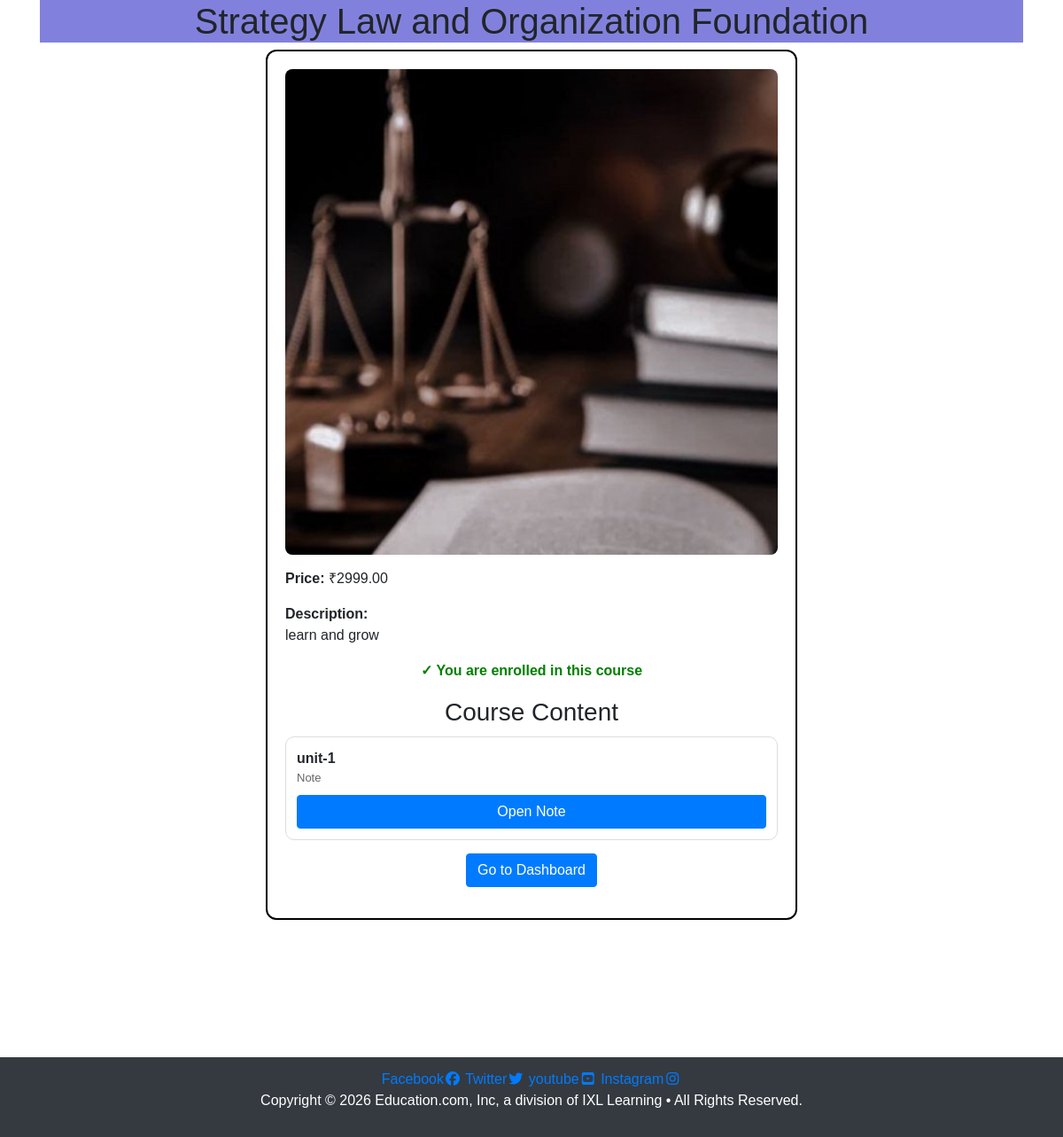
The app's page /course/3/ (signed in) with its own data.
### myapp/models.py (models this page shows, shortened)
class Courses(models.Model):
    user=models.ForeignKey('auth.user',on_delete=models.CASCADE)
    product_name=models.CharField(max_length=200)
    description=models.TextField(null=True)
    qty=models.IntegerField(default=1)
    product_image=models.ImageField(upload_to='product_images/',blank=True,null=True)
    price=models.DecimalField(max_digits=10,decimal_places=2)

class CourseContent(models.Model):
    CONTENT_NOTE = 'note'
    CONTENT_VIDEO = 'video'
    CONTENT_QUIZ = 'quiz'
    CONTENT_TYPE_CHOICES = [
        (CONTENT_NOTE, 'Note'),
        (CONTENT_VIDEO, 'Video'),
        (CONTENT_QUIZ, 'Quiz'),
    ]
    course = models.ForeignKey('Courses', on_delete=models.CASCADE, related_name='contents')
    content_type = models.CharField(max_length=10, choices=CONTENT_TYPE_CHOICES)
    title = models.CharField(max_length=250)
    note_file = models.FileField(upload_to='course_notes/', blank=True, null=True)
    video_file = models.FileField(upload_to='course_videos/', blank=True, null=True)
    quiz_question = models.CharField(max_length=500, blank=True, null=True)
    quiz_answer = models.CharField(max_length=500, blank=True, null=True)
    created_by = models.ForeignKey('auth.User', on_delete=models.SET_NULL, null=True, blank=True)
    created_at = models.DateTimeField(auto_now_add=True)

### myapp/views.py (the view)
# urls.py: path('course/<int:course_id>/', course_detail, name='course_detail'),
def course_detail(request, course_id):
    course = get_object_or_404(Courses, id=course_id)
    is_enrolled = False
    contents = []
    if request.user.is_authenticated and not request.user.is_staff:
        is_enrolled = Enrollment.objects.filter(student=request.user, course=course).exists()
        if is_enrolled:
            contents = CourseContent.objects.filter(course=course).order_by('-created_at')
    return render(request, 'pages/coursedetail.html', {
        'course': course,
        'is_enrolled': is_enrolled,
        'contents': contents,
    })

### myapp/templates/pages/coursedetail.html (shortened to what this page needs)
{% extends 'base.html' %}
{% load static %}
{% block content %}
<section class="carddesc">
    <div class="container">
        <h1 style="text-align: center; background-color: rgb(129, 129, 221);">{{ course.product_name }}</h1>
        <div class="box" style="margin:0 auto; max-width:600px; border:2px solid black; border-radius: 12px; padding: 20px;">
            {% if course.product_image %}
                <img src="{{ course.product_image.url }}" alt="{{ course.product_name }}" style="width:100%; border-radius: 8px;">
            {% endif %}
            <p style="margin-top:15px;"><strong>Price:</strong> ₹{{ course.price }}</p>
            <p class="desc">
                <strong>Description:</strong><br>
                {{ course.description|default:"No description available yet." }}
            </p>
{% if request.user.is_authenticated %}
                {% if is_enrolled %}
                    <p style="text-align:center; font-weight:bold; color: green;">✓ You are enrolled in this course</p>
                    <div style="margin-top:18px;">
                        <h3 style="text-align:center; margin-bottom:10px;">Course Content</h3>
                        {% if contents %}
                            {% for item in contents %}
                                <div style="border:1px solid #ddd; border-radius:10px; padding:12px; margin:10px 0;">
                                    <div style="font-weight:bold;">{{ item.title }}</div>
                                    <div style="color:#666; font-size:13px;">{{ item.get_content_type_display }}</div>
                                    {% if item.content_type == 'note' %}
                                        {% if item.note_file %}
                                            <a href="{{ item.note_file.url }}" class="btn btn-primary" style="margin-top:10px;">Open Note</a>
                                        {% endif %}
                                    {% endif %}
                                </div>
                            {% endfor %}
                        {% else %}
                            <p style="text-align:center; color:#666;">No content added yet by faculty.</p>
                        {% endif %}
                    </div>
                    <a href="{% url 'studentdashboard' %}" class="btn btn-primary" style="display:block; width:fit-content; margin:15px auto;">Go to Dashboard</a>
                {% else %}
                    <form method="post" action="{% url 'enroll_course' course.id %}" style="text-align:center;">
                        {% csrf_token %}
                        <button type="submit" class="btn btn-primary" style="margin:15px auto;">Enroll Now</button>
                    </form>
                {% endif %}
            {% else %}
                <p style="text-align:center;">
                    <a href="{% url 'userlogin' %}">Log in</a> to enroll in this course.
                </p>
            {% endif %}
        </div>
    </div>
</section>
{% endblock %}

### myapp/static/style/style.css (style rules this page uses)
html, body { overflow-x: hidden; max-width: 100%; scroll-behavior: smooth; font-family:Arial, Helvetica, sans-serif; }
@media (max-width:2560px) { body { display: flex; flex-direction: column; min-height: 100vh; } }
@media (max-width:2560px) { * { margin: 0; padding: 0; box-sizing: border-box; } }
@media (max-width:2560px) { .r img,.btn { display:block; margin:0 auto; } }

### records on screen
Courses: product_name "Strategy Law and Organization Foundation", product_image (picture), price "2999.00", description "learn and grow"
CourseContent: title "unit-1", content_type "Note"
